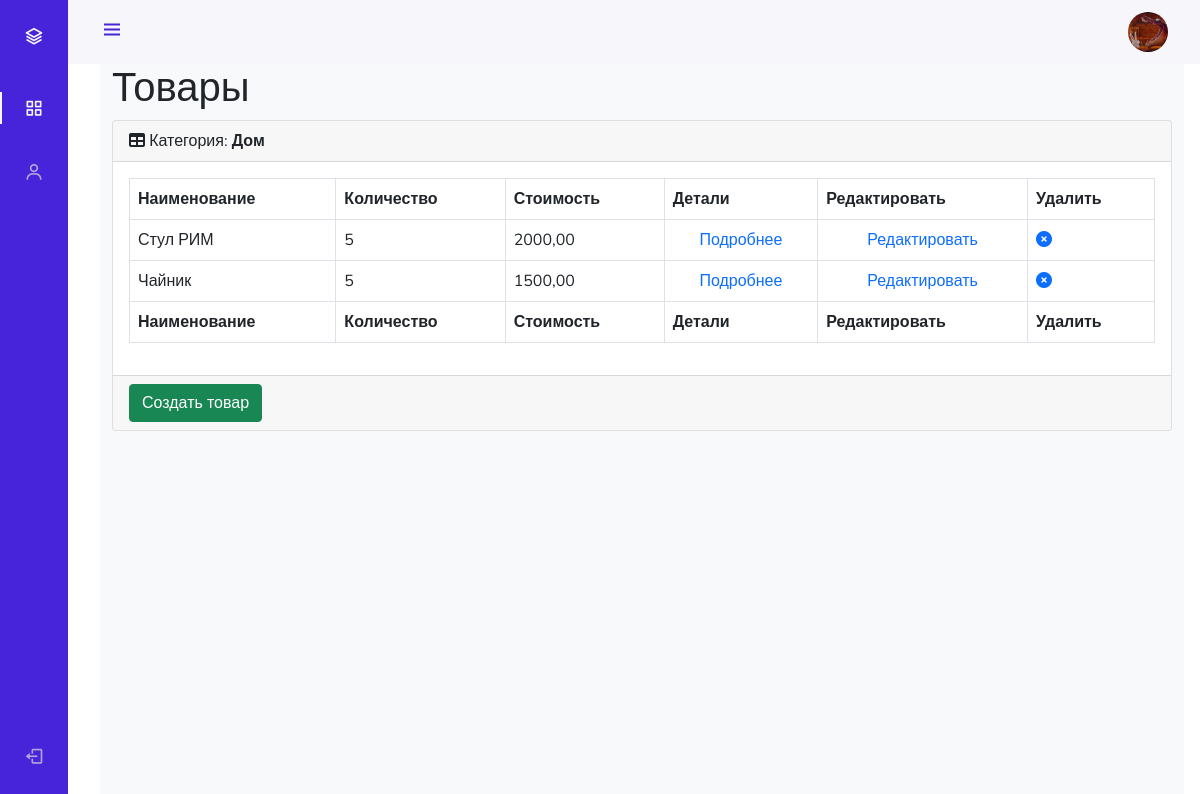
The page /admin_staff/products/read/category/4/ (signed in) on the database as committed earlier.
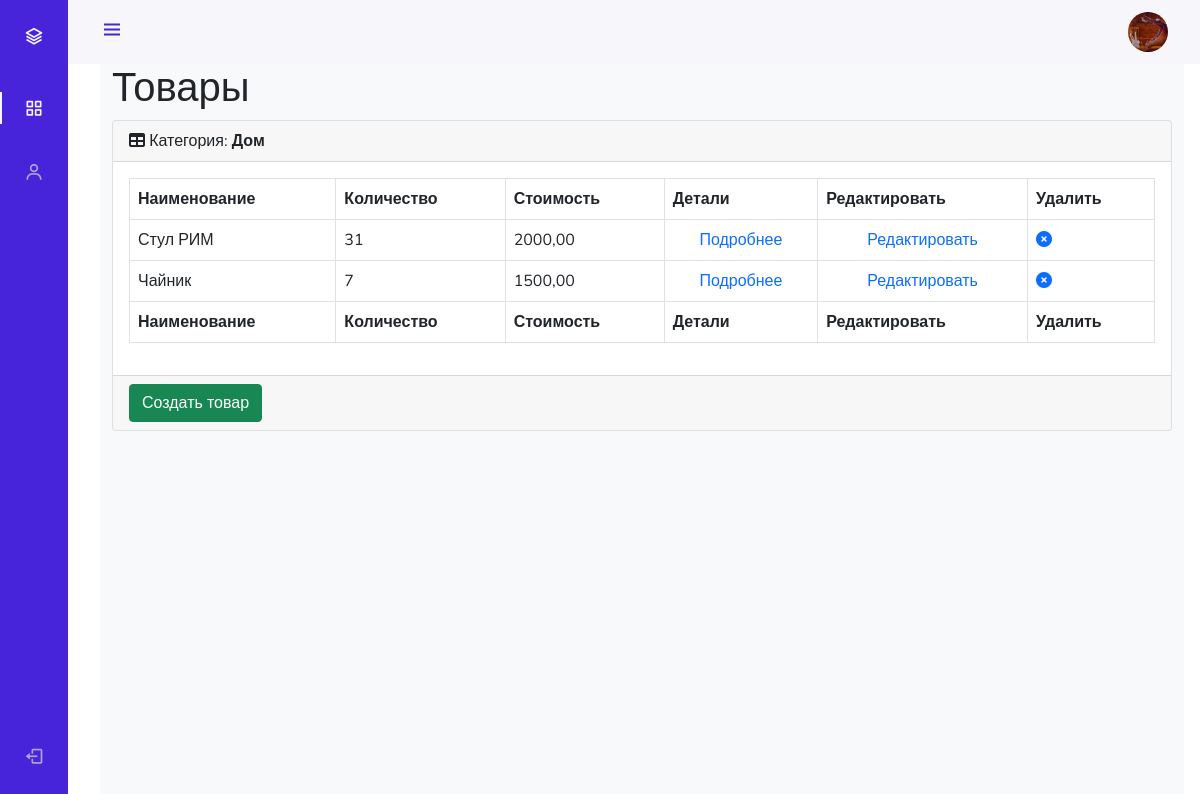
The same page on the database as committed later.
### mainapp/models.py (models this page shows, shortened)
class Product(models.Model):
    category = models.ForeignKey(ProductCategory, on_delete=models.CASCADE)
    name = models.CharField(verbose_name='имя продукта', max_length=128)
    image = models.ImageField(upload_to='products_images', blank=True)
    short_desc = models.CharField(verbose_name='краткое описание продукта', max_length=60, blank=True)
    description = models.TextField(verbose_name='описание продукта', blank=True)
    price = models.DecimalField(verbose_name='цена продукта', max_digits=8, decimal_places=2, default=0)
    quantity = models.PositiveIntegerField(verbose_name='количество на складе', default=0)
    is_active = models.BooleanField(default=True)

### adminapp/views.py (the view)
# urls.py: path('products/read/category/<int:pk>/', adminapp.products, name='products'),
@user_passes_test(lambda u: u.is_superuser)
def products(request, pk):
    title = 'админка/продукт'
    category = get_object_or_404(ProductCategory, pk=pk)
    products_list = Product.objects.filter(category__pk=pk).order_by('name')
    context = {
        'title': title,
        'category': category,
        'objects': products_list,
    }
    return render(request, 'adminapp/products.html', context)

### mainapp/context_processors.py (called while the page is built)
def basket(request):
    print(f'context processor basket works')
    basket = []
    if request.user.is_authenticated:
        basket = Basket.objects.filter(user=request.user)
    return {
        'basket': basket,
    }

### adminapp/templates/adminapp/products.html
{% extends 'adminapp/base.html' %}
{% load static %}
{% block content %}
<main>
    <div class="container-fluid">
        <h1 class="mt-4">Товары</h1>
        <div class="card mb-4">
            <div class="card-header">
                <i class="fas fa-table mr-1"></i>
                Категория: <strong>{{ category.name|title }}</strong>
            </div>
            <div class="card-body">
                <div class="table-responsive">
                    <table class="table table-bordered" id="dataTable" width="100%" cellspacing="0">
                        <thead>
                        <tr>
                            <th>Наименование</th>
                            <th>Количество</th>
                            <th>Стоимость</th>
                            <th>Детали</th>
                            <th>Редактировать</th>
                            <th>Удалить</th>
                        </tr>
                        </thead>
                        <tfoot>
                        <tr>
                            <th>Наименование</th>
                            <th>Количество</th>
                            <th>Стоимость</th>
                            <th>Детали</th>
                            <th>Редактировать</th>
                            <th>Удалить</th>
                        </tr>
                        </tfoot>
                        <tbody>
                        {% for product in objects %}
                            <tr {% if not product.is_active %} style="opacity: 0.5;" {% endif %}>
                                <td>{{ product.name }}</td>
                                <td>{{ product.quantity }}</td>
                                <td>{{ product.price }}</td>
                                <td class="text-center">
                                    <a href="{% url 'admin_staff:product_read' product.pk %}">Подробнее</a>
                                </td>
                                <td class="text-center">
                                    <a href="{% url 'admin_staff:product_update' product.pk %}">Редактировать</a>
                                </td>
                                <td>
                                    <a {% if not product.is_active %} class="invisible" {% endif %} href="{% url 'admin_staff:product_delete' pk=product.id %}">
                                        <i class="fa fa-times-circle"></i>
                                    </a>
                                </td>
                            </tr>
                        {% endfor %}
                        </tbody>
                    </table>
                </div>
            </div>
            <div class="card-footer">
                <a href="{% url 'admin_staff:product_create' category.pk %}">
                    <button class="btn btn-success">Создать товар</button>
                </a>
            </div>
        </div>
    </div>
</main>
{% endblock %}

Rows that differ between the two databases and show on the page:
changed Product "Стул РИМ": quantity "5" → "31"
changed Product "Чайник": quantity "5" → "7"
